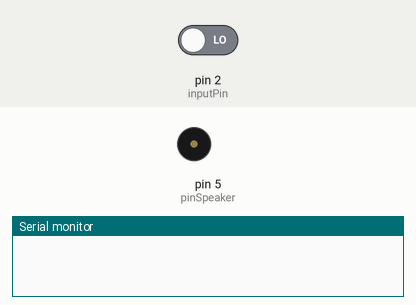
The sketch below on a simulated Arduino Uno, built with avr-gcc and run on an emulated ATmega328P. Parts: buzzer (waves = sounding, pin HIGH), the last lines printed to the serial monitor. The inputs (shaded band) are chosen by the test bench; at power-on: pin 2 (inputPin) LOW.

Above: at 1.4 s.
1.5 s: pin 2 (inputPin) driven HIGH
At 1.9 s:
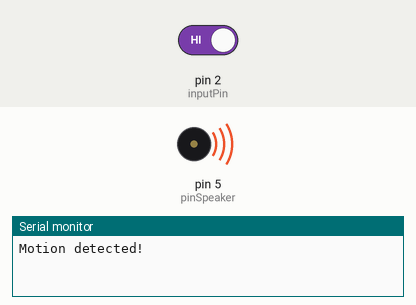
3.0 s: pin 2 (inputPin) driven LOW
At 4.2 s:
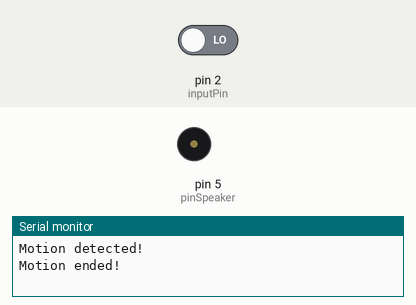
Timing chart, 0 to 6.0 s (numbered marks = the images above; inputs shaded):
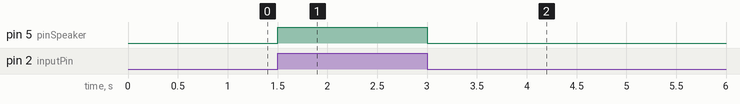

The sketch:

alarm_system.ino
```cpp
int inputPin = 2;               // choose the input pin (for PIR sensor)
int pirState = LOW;             // we start, assuming no motion detected
int val = 0;                    // variable for reading the pin status
int pinSpeaker = 5;

void setup() {

  pinMode(inputPin, INPUT);     // declare sensor as input
  pinMode(pinSpeaker, OUTPUT);
  Serial.begin(57600);
}

void loop(){
  val = digitalRead(inputPin);  // read input value
  if (val == HIGH) {            // check if the input is HIGH

    digitalWrite(pinSpeaker,HIGH);
    delay(150);


    if (pirState == LOW) {
      // we have just turned on
      Serial.println("Motion detected!");
      // We only want to print on the output change, not state
      pirState = HIGH;
    }
  } else {

      digitalWrite(pinSpeaker,LOW);
      delay(300);
      if (pirState == HIGH){
      // we have just turned off
      Serial.println("Motion ended!");
      // We only want to print on the output change, not state
      pirState = LOW;
    }
  }
}
```

Measured:
- after the input at 1.5 s, pin 5 (pinSpeaker): LOW → HIGH at once
- after the input at 3.0 s, pin 5 (pinSpeaker): HIGH → LOW at once
